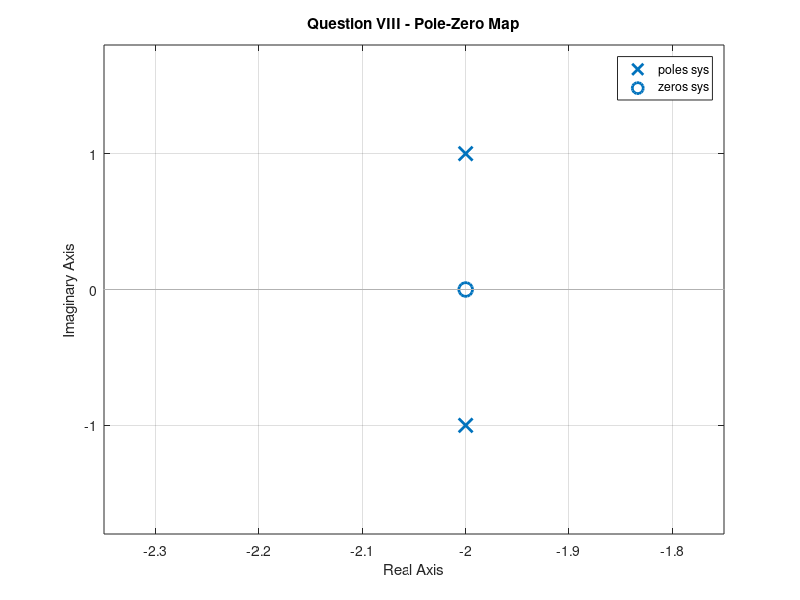
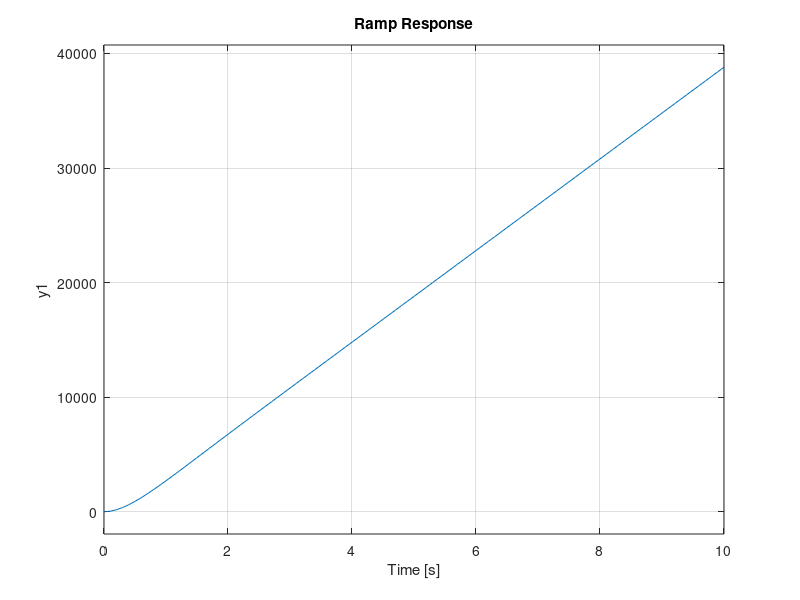

Write the MATLAB code that produced these figures, in order. (Note: this script raises an error after producing the figures.)
% ============================================
% Question VIII - H(s) = 10000(s+2)/(s^2+4s+5)
% ============================================
clc; clear; close all;

num = 10000 * [1, 2];
den = [1, 4, 5];
sys = tf(num, den);

fprintf('=== Transfer Function ===\n');
sys

% --- Pole-Zero Map ---
p = pole(sys);
z = zero(sys);
fprintf('\nPoles: '); disp(p);
fprintf('Zeros: '); disp(z);

fprintf('\n=== Stability ===\n');
if all(real(p) < 0)
    fprintf('STABLE - all poles in left half-plane\n');
    fprintf('Poles: %.4f ± %.4fi\n', real(p(1)), abs(imag(p(1))));
else
    fprintf('UNSTABLE\n');
end

figure(1);
pzmap(sys);
title('Question VIII - Pole-Zero Map');
grid on;

% --- Step Response ---
figure(2);
subplot(2,1,1);
step(sys);
title('Step Response: H(s) = 10000(s+2)/(s^2+4s+5)');
grid on;

% --- Ramp Response ---
s = tf('s');
sys_ramp = sys / s;

subplot(2,1,2);
step(sys_ramp, 10);
title('Ramp Response');
grid on;

sgtitle('Question VIII - Step and Ramp Responses');
